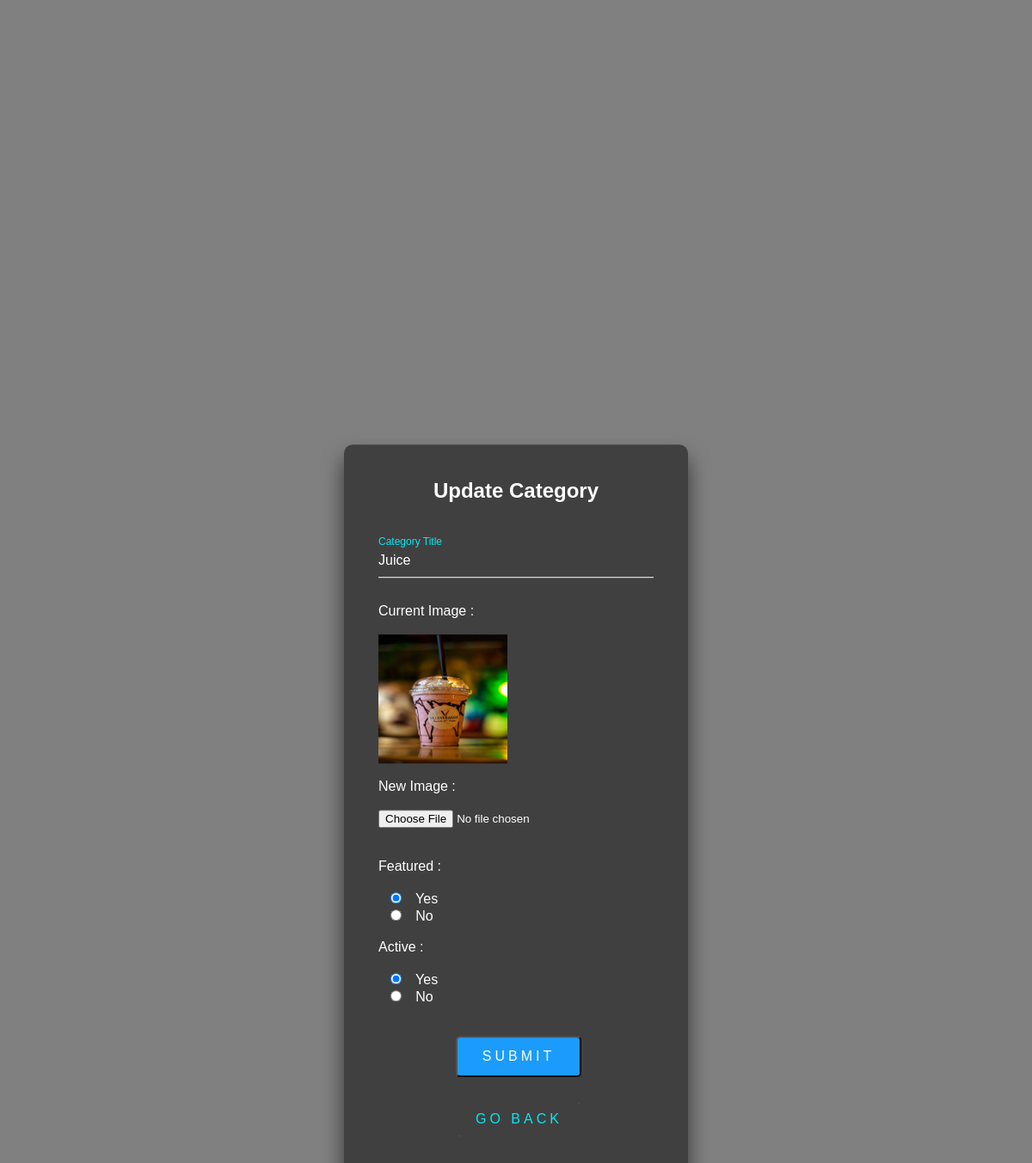
The page /Back-end/Restaurant-food/admin/update-category.php?id=27 (signed in) on the database its author committed.
### tables this page shows
CREATE TABLE `category_rest` (
  `id` int(10) UNSIGNED NOT NULL,
  `title` varchar(100) NOT NULL,
  `image_name` varchar(255) NOT NULL,
  `featured` varchar(10) NOT NULL,
  `active` varchar(10) NOT NULL
);

### Back-end/Restaurant-food/admin/update-category.php (the view, shortened to what this page needs)
<?php
      include('../../config/constants.php');
?>
<div class="login-box">
  <h2>Update Category</h2>
  <br>
       <?php
          if(isset($_GET['id']))
          {
          $id = $_GET['id'];
          $sql = "SELECT * FROM category_rest WHERE id=$id";
          $res = mysqli_query($conn,$sql);
          if($res==true)
          {
            $count =mysqli_num_rows($res);
            if($count==1){
                $row = mysqli_fetch_assoc($res);
                $title = $row['title'];
                $current_image = $row['image_name'];
                $featured = $row['featured'];
            }else{
              $_SESSION['no-category-found'] = "<div class='error'>No Category found    <strong>X</strong></div>";
                header('location:'.SITEURL.'Back-end/Restaurant-food/admin/manage-category.php');
            }
          }
        }
        else{
            header('location:'.SITEURL.'Back-end/Restaurant-food/admin/manage-category.php');
        }
       ?>
  <form action="" method="post" enctype="multipart/form-data">
  <div class="user-box">
    <input type="text" name="title" value="<?php echo $title?>" required="">
    <label>Category Title</label>
  </div>
  <div class="img" >
  <label>Current Image :</label>
<br>
<br>
<?php
if($current_image !=""){
  ?>
  <img src="<?php echo SITEURL; ?>Front-end/images/category/<?php echo $current_image?>" width="150px">
  <?php
}
else{
}
?>
  </div>
  <br>
  <div class="img" >
  <label>New Image :</label>
<br>
<br>
    <input type="file" name="image" value="<img src='<?php echo SITEURL; ?>Front-end/images/category/<?php echo $current_image?>'>" required="">
  </div>
  <br>
<br>
  <div class="feature">
   <label>Featured :</label>
    <br><br>
    <input   <?php if($featured=="Yes"){echo "checked";} ?>       type="radio" id="Yes" name="featured" value="Yes">
    <label for="Yes">Yes</label><br>
    <input   <?php if($featured=="No"){echo "checked";} ?>     type="radio" id="No" name="featured"    value="No">
     <label for="No">No</label>
  </div>
   <br>
  <div class="active">
   <label>Active :</label>
    <br><br>
    <input    <?php if($featured=="Yes"){echo "checked";} ?>  type="radio" id="Yes" name="active"   value="Yes">
    <label for="Yes">Yes</label><br>
    <input  <?php if($featured=="No"){echo "checked";} ?>   type="radio" id="No" name="active"     value="No">
     <label for="No">No</label>
  </div>
<br>
<br>
<button class="btn-primary1" type="submit" name="submit">SUBMIT</button>
<a href="<?php echo SITEURL; ?>Back-end/Restaurant-food/admin/manage-category.php" style="margin-left:93px;">
    Go Back
  </a>
</form>
</div>

### Back-end/Restaurant-food/admin/update-category.php (style rules this page uses)
.btn-primary1 { background-color: #1B9CFC; padding: 4% 9%; border-radius:5px; color:rgb(255, 255, 255); font-weight: 500; font-size:16px; margin-left:90px; text-decoration: none; font-family: sans-serif; letter-spacing: 4px }
.login-box { position: absolute; top: 70%; left: 50%; width: 400px; padding: 40px; transform: translate(-50%, -50%); background: rgba(0,0,0,.5); box-sizing: border-box; box-shadow: 0 15px 25px rgba(0,0,0,.6); border-radius: 10px; }
.login-box h2 { margin: 0 0 30px; padding: 0; color: #fff; text-align: center; }
.login-box .user-box { position: relative; }
.login-box .user-box input { width: 100%; padding: 10px 0; font-size: 16px; color: #fff; margin-bottom: 30px; border: none; border-bottom: 1px solid #fff; outline: none; background: transparent; }
.login-box .user-box label { position: absolute; top:0; left: 0; padding: 10px 0; font-size: 16px; color: #fff; pointer-events: none; transition: .5s; }
.login-box .user-box input:focus ~ label, .login-box .user-box input:valid ~ label { top: -20px; left: 0; color: #03e9f4; font-size: 12px; }
.login-box form a { position: relative; display: inline-block; padding: 10px 20px; color: #03e9f4; font-size: 16px; text-decoration: none; text-transform: uppercase; overflow: hidden; margin-top: 30px; transition: .5s; letter-spacing: 4px }
.feature { color:white; font-family: sans-serif; }
#Yes { margin-left:14px; }
.active { color:white; font-family: sans-serif; }
.img { color:white; font-family: sans-serif; }

### rows shown on the page
category_rest: title "Juice", image_name (picture), featured "☑ Yes", featured "☐ No", featured "☑"
